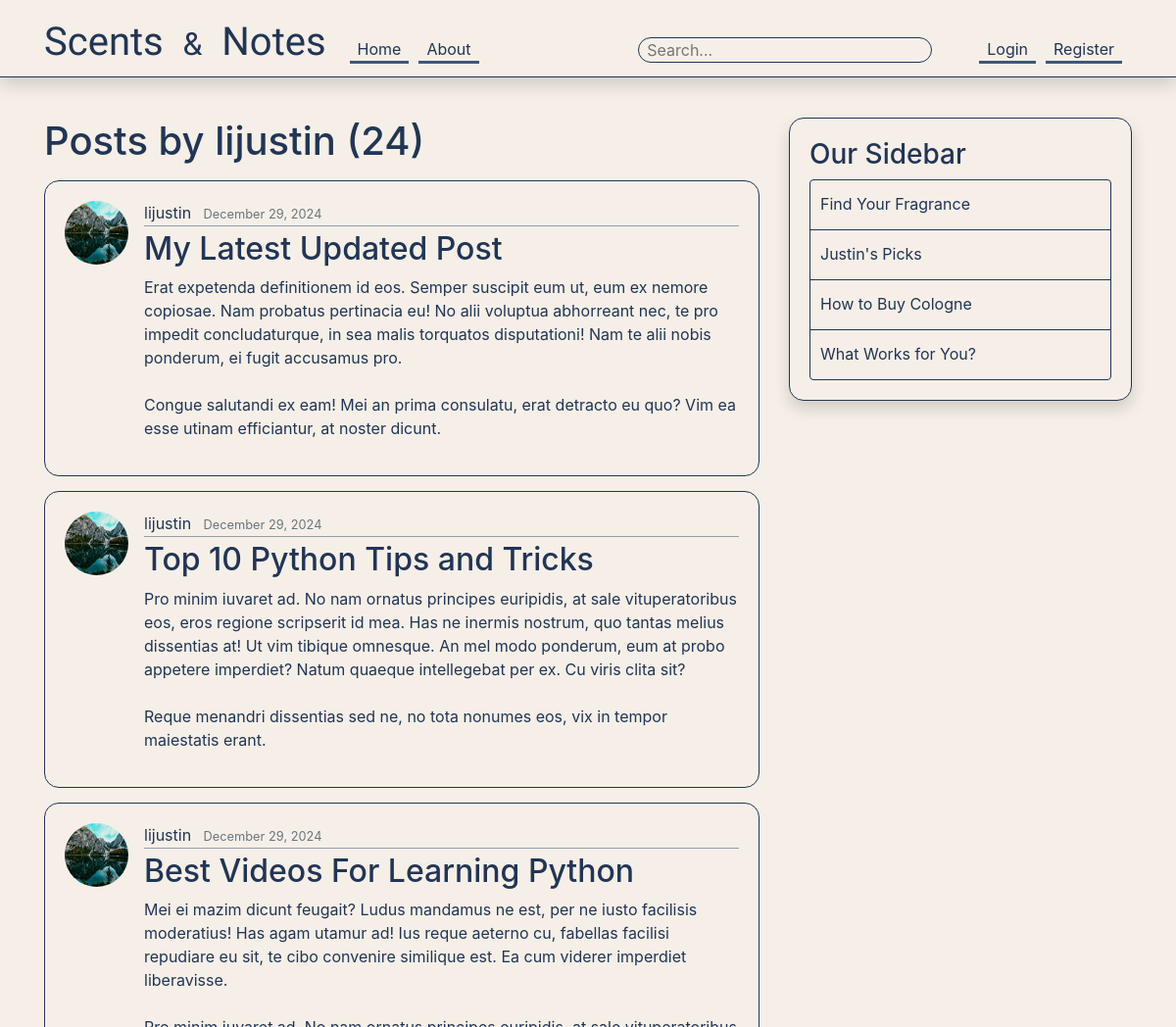
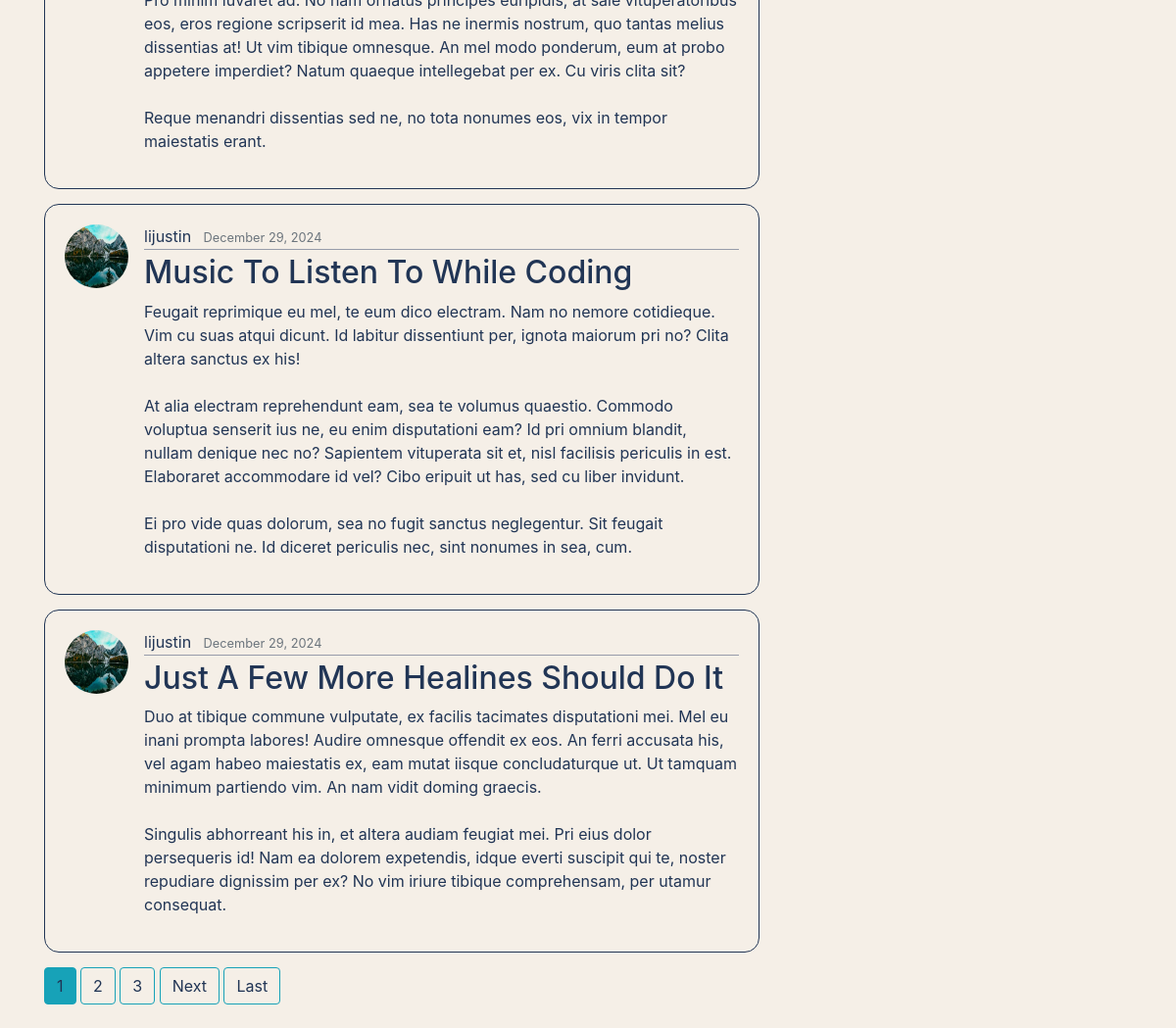
Screenshot of /user/lijustin with the database file from the repository (2 pictures, top to bottom).
### blog/models.py (models this page shows, shortened)
class Post(models.Model):  #Each class would be its own table in database
    title = models.CharField(max_length=100) #Character field/String single line
    content = models.TextField() #Lines and lines of text unrestricted
    date_posted = models.DateTimeField(default=timezone.now) #auto_now: when updated/created  auto_now_add:only when created
    author = models.ForeignKey(User, on_delete=models.CASCADE) #if user created post and was deleted, do we want to delete their posts or hold them as null

### users/models.py (models this page shows, shortened)
class Profile(models.Model):
    user = models.OneToOneField(User, on_delete=models.CASCADE) #one to one relationship with a profile and user, cascade to delete user and profile
    image = models.ImageField(default = 'default.jpg', upload_to='profile_pics') #default image is default.jpg, if user puts in picture, it is sent to that directory

### blog/views.py (the view)
# urls.py: path('user/<str:username>', UserPostListView.as_view(), name='user-posts'),
class UserPostListView(ListView):
    model = Post
    template_name = 'blog/user_posts.html' #rerouting our template from list to home
    context_object_name = 'posts' #We need this variable name template for easy reference {{posts}} instead of {{object_list}}
    paginate_by = 5 #posts per page
    def get_queryset(self):
        user = get_object_or_404(User,username=self.kwargs.get('username'))
        return Post.objects.filter(author = user).order_by('-date_posted')

### blog/templates/blog/user_posts.html (shortened to what this page needs)
{% extends "blog/base.html" %}
{% block content%}
    <h1 class="mb-3">Posts by {{ view.kwargs.username }} ({{ page_obj.paginator.count }})</h1>
    {% for post in posts%}
        <article class="media content-section">
            <img class="rounded-circle article-img" src="{{ post.author.profile.image.url }}" alt="">
            <div class="media-body">
                <div class="article-metadata">
                    <a class="mr-2" href="{% url 'user-posts' post.author.username %}">{{ post.author }}</a>
                    <small class="text-muted">{{ post.date_posted|date:"F d, Y" }}</small>
                </div>
                <h2><a class="article-title" href="{% url 'post-detail' post.id %}">{{ post.title }}</a></h2>
                <p class="article-content">{{ post.content }}</p>
            </div>
        </article>
    {% endfor %}
    {% if is_paginated %}
        {%for num in page_obj.paginator.page_range %}
            {%if page_obj.number ==  num%}
                <a class = "btn btn-info mb-4" href="?page={{num}}">{{num}}</a>
            {%elif num > page_obj.number|add:'-3' and num < page_obj.number|add:'3'%}
                <a class = "btn btn-outline-info mb-4" href="?page={{num}}">{{num}}</a>
            {%endif%}
        {%endfor%}
        {% if page_obj.has_next %}
            <a class = "btn btn-outline-info mb-4" href="?page={{page_obj.next_page_number}}">Next</a>
            <a class = "btn btn-outline-info mb-4" href="?page={{page_obj.paginator.num_pages}}">Last</a>
        {% endif %}
    {% endif %}
{% endblock content %}

### blog/static/blog/main.css (style rules this page uses)
body { background: #F5EFE7 ; color: #213555; margin-top: 5rem; }
h1, h2, h3, h4, h5, h6 { color: #213555; }
.content-section { background: #F5EFE7; padding: 20px 20px; border: 1.5px solid #213555; border-radius: 15px; margin-bottom: 15px; }
.article-title, a { color: #213555 !important; transition: color 0.5s; }
.btn { overflow: visible; }
.article-content { white-space: pre-line; }
.article-img { height: 65px; width: 65px; margin-right: 16px; }
.article-metadata { padding-bottom: 1px; margin-bottom: 4px; border-bottom: 1px solid #979caa; }

### rows the page displays
Post: author.profile.image (picture), author "lijustin", date_posted "December 29, 2024", title "My Latest Updated Post", content "Erat expetenda definitionem id eos. Semper suscipit eum ut, eum ex nemore copiosae. Nam probatus pertinacia eu! No alii voluptua abhorreant nec, te pro impedit concludaturque, in sea malis torquatos disputationi! Nam te alii nobis ponderum, ei fugit accusamus pro. Congue salutandi ex eam! Mei an prima consulatu, erat detracto eu quo? Vim ea esse utinam efficiantur, at noster dicunt."
Post: author.profile.image (picture), author "lijustin", date_posted "December 29, 2024", title "Top 10 Python Tips and Tricks", content "Pro minim iuvaret ad. No nam ornatus principes euripidis, at sale vituperatoribus eos, eros regione scripserit id mea. Has ne inermis nostrum, quo tantas melius dissentias at! Ut vim tibique omnesque. An mel modo ponderum, eum at probo appetere imperdiet? Natum quaeque intellegebat per ex. Cu viris clita sit? Reque menandri dissentias sed ne, no tota nonumes eos, vix in tempor maiestatis erant."
Post: author.profile.image (picture), author "lijustin", date_posted "December 29, 2024", title "Best Videos For Learning Python", content "Mei ei mazim dicunt feugait? Ludus mandamus ne est, per ne iusto facilisis moderatius! Has agam utamur ad! Ius reque aeterno cu, fabellas facilisi repudiare eu sit, te cibo convenire similique est. Ea cum viderer imperdiet liberavisse. Pro minim iuvaret ad. No nam ornatus principes euripidis, at sale vituperatoribus eos, eros regione scripserit id mea. Has ne inermis nostrum, quo tantas melius dissentias at! Ut vim tibique omnesque. An mel modo ponderum, eum at probo appetere imperdiet? Natum quaeque intellegebat per ex. Cu viris clita sit? Reque menandri dissentias sed ne, no tota nonumes eos, vix in tempor maiestatis erant."
Post: author.profile.image (picture), author "lijustin", date_posted "December 29, 2024", title "Music To Listen To While Coding", content "Feugait reprimique eu mel, te eum dico electram. Nam no nemore cotidieque. Vim cu suas atqui dicunt. Id labitur dissentiunt per, ignota maiorum pri no? Clita altera sanctus ex his! At alia electram reprehendunt eam, sea te volumus quaestio. Commodo voluptua senserit ius ne, eu enim disputationi eam? Id pri omnium blandit, nullam denique nec no? Sapientem vituperata sit et, nisl facilisis periculis in est. Elaboraret accommodare id vel? Cibo eripuit ut has, sed cu liber invidunt. Ei pro vide quas dolorum, sea no fugit sanctus neglegentur. Sit feugait disputationi ne. Id diceret periculis nec, sint nonumes in sea, cum."
Post: author.profile.image (picture), author "lijustin", date_posted "December 29, 2024", title "Just A Few More Healines Should Do It", content "Duo at tibique commune vulputate, ex facilis tacimates disputationi mei. Mel eu inani prompta labores! Audire omnesque offendit ex eos. An ferri accusata his, vel agam habeo maiestatis ex, eam mutat iisque concludaturque ut. Ut tamquam minimum partiendo vim. An nam vidit doming graecis. Singulis abhorreant his in, et altera audiam feugiat mei. Pri eius dolor persequeris id! Nam ea dolorem expetendis, idque everti suscipit qui te, noster repudiare dignissim per ex? No vim iriure tibique comprehensam, per utamur consequat."

### other values shown
{{ view.kwargs.username }} "lijustin"
{{ page_obj.paginator.count }} "24"
{{ num }} "1"
{{ num }} "2" "3"
